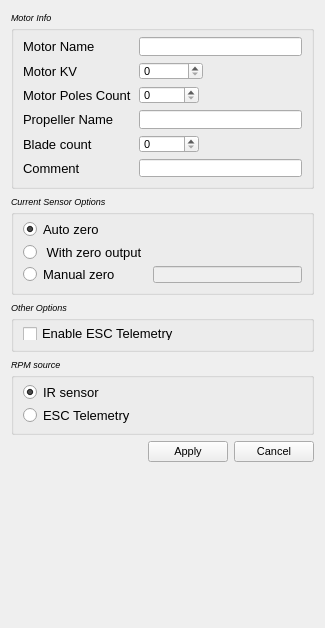
<?xml version="1.0" encoding="UTF-8"?>
<ui version="4.0">
 <class>FormMeasureSettings</class>
 <widget class="QWidget" name="FormMeasureSettings">
  <property name="geometry">
   <rect>
    <x>0</x>
    <y>0</y>
    <width>325</width>
    <height>628</height>
   </rect>
  </property>
  <property name="minimumSize">
   <size>
    <width>0</width>
    <height>374</height>
   </size>
  </property>
  <property name="windowTitle">
   <string>Form</string>
  </property>
  <layout class="QVBoxLayout" name="verticalLayout_3">
   <item>
    <widget class="QGroupBox" name="groupBox">
     <property name="minimumSize">
      <size>
       <width>0</width>
       <height>178</height>
      </size>
     </property>
     <property name="maximumSize">
      <size>
       <width>16777215</width>
       <height>178</height>
      </size>
     </property>
     <property name="font">
      <font>
       <pointsize>7</pointsize>
       <italic>true</italic>
      </font>
     </property>
     <property name="title">
      <string>Motor Info</string>
     </property>
     <layout class="QGridLayout" name="gridLayout">
      <item row="2" column="1">
       <layout class="QHBoxLayout" name="horizontalLayout_3">
        <item>
         <widget class="QSpinBox" name="spinMotorPolesCount">
          <property name="minimumSize">
           <size>
            <width>60</width>
            <height>0</height>
           </size>
          </property>
          <property name="font">
           <font>
            <pointsize>8</pointsize>
            <italic>false</italic>
           </font>
          </property>
         </widget>
        </item>
        <item>
         <spacer name="horizontalSpacer_4">
          <property name="orientation">
           <enum>Qt::Horizontal</enum>
          </property>
          <property name="sizeHint" stdset="0">
           <size>
            <width>40</width>
            <height>20</height>
           </size>
          </property>
         </spacer>
        </item>
       </layout>
      </item>
      <item row="1" column="1">
       <layout class="QHBoxLayout" name="horizontalLayout_2">
        <item>
         <widget class="QSpinBox" name="spinMotorKV">
          <property name="minimumSize">
           <size>
            <width>60</width>
            <height>0</height>
           </size>
          </property>
          <property name="font">
           <font>
            <pointsize>8</pointsize>
            <italic>false</italic>
           </font>
          </property>
          <property name="maximum">
           <number>100000</number>
          </property>
          <property name="singleStep">
           <number>100</number>
          </property>
         </widget>
        </item>
        <item>
         <spacer name="horizontalSpacer">
          <property name="orientation">
           <enum>Qt::Horizontal</enum>
          </property>
          <property name="sizeHint" stdset="0">
           <size>
            <width>40</width>
            <height>20</height>
           </size>
          </property>
         </spacer>
        </item>
       </layout>
      </item>
      <item row="0" column="1">
       <widget class="QLineEdit" name="editMotorName">
        <property name="minimumSize">
         <size>
          <width>100</width>
          <height>0</height>
         </size>
        </property>
        <property name="font">
         <font>
          <pointsize>9</pointsize>
          <italic>false</italic>
         </font>
        </property>
       </widget>
      </item>
      <item row="3" column="1">
       <widget class="QLineEdit" name="editPropName">
        <property name="font">
         <font>
          <pointsize>9</pointsize>
          <italic>false</italic>
         </font>
        </property>
       </widget>
      </item>
      <item row="5" column="0">
       <widget class="QLabel" name="label_6">
        <property name="font">
         <font>
          <pointsize>10</pointsize>
          <italic>false</italic>
         </font>
        </property>
        <property name="text">
         <string>Comment</string>
        </property>
       </widget>
      </item>
      <item row="5" column="1">
       <widget class="QLineEdit" name="editComment">
        <property name="font">
         <font>
          <pointsize>9</pointsize>
          <italic>false</italic>
         </font>
        </property>
       </widget>
      </item>
      <item row="3" column="0">
       <widget class="QLabel" name="label_5">
        <property name="font">
         <font>
          <pointsize>10</pointsize>
          <italic>false</italic>
         </font>
        </property>
        <property name="text">
         <string>Propeller Name</string>
        </property>
       </widget>
      </item>
      <item row="4" column="1">
       <layout class="QHBoxLayout" name="horizontalLayout">
        <item>
         <widget class="QSpinBox" name="spinBladeCount">
          <property name="minimumSize">
           <size>
            <width>60</width>
            <height>0</height>
           </size>
          </property>
          <property name="font">
           <font>
            <pointsize>8</pointsize>
            <italic>false</italic>
           </font>
          </property>
         </widget>
        </item>
        <item>
         <spacer name="horizontalSpacer_2">
          <property name="orientation">
           <enum>Qt::Horizontal</enum>
          </property>
          <property name="sizeHint" stdset="0">
           <size>
            <width>40</width>
            <height>20</height>
           </size>
          </property>
         </spacer>
        </item>
       </layout>
      </item>
      <item row="0" column="0">
       <widget class="QLabel" name="label_2">
        <property name="minimumSize">
         <size>
          <width>110</width>
          <height>0</height>
         </size>
        </property>
        <property name="font">
         <font>
          <pointsize>10</pointsize>
          <italic>false</italic>
         </font>
        </property>
        <property name="text">
         <string>Motor Name</string>
        </property>
       </widget>
      </item>
      <item row="1" column="0">
       <widget class="QLabel" name="label_3">
        <property name="minimumSize">
         <size>
          <width>110</width>
          <height>0</height>
         </size>
        </property>
        <property name="font">
         <font>
          <pointsize>10</pointsize>
          <italic>false</italic>
         </font>
        </property>
        <property name="text">
         <string>Motor KV</string>
        </property>
       </widget>
      </item>
      <item row="2" column="0">
       <widget class="QLabel" name="label_4">
        <property name="minimumSize">
         <size>
          <width>110</width>
          <height>0</height>
         </size>
        </property>
        <property name="font">
         <font>
          <pointsize>10</pointsize>
          <italic>false</italic>
         </font>
        </property>
        <property name="text">
         <string>Motor Poles Count</string>
        </property>
       </widget>
      </item>
      <item row="4" column="0">
       <widget class="QLabel" name="label">
        <property name="font">
         <font>
          <pointsize>10</pointsize>
          <italic>false</italic>
         </font>
        </property>
        <property name="text">
         <string>Blade count</string>
        </property>
       </widget>
      </item>
     </layout>
     <zorder>label_4</zorder>
     <zorder>label_2</zorder>
     <zorder>label</zorder>
     <zorder>label_3</zorder>
     <zorder>label_5</zorder>
     <zorder>editPropName</zorder>
     <zorder>editComment</zorder>
     <zorder>label_6</zorder>
     <zorder>editMotorName</zorder>
    </widget>
   </item>
   <item>
    <widget class="QGroupBox" name="groupBox_4">
     <property name="minimumSize">
      <size>
       <width>0</width>
       <height>100</height>
      </size>
     </property>
     <property name="maximumSize">
      <size>
       <width>16777215</width>
       <height>100</height>
      </size>
     </property>
     <property name="baseSize">
      <size>
       <width>0</width>
       <height>220</height>
      </size>
     </property>
     <property name="font">
      <font>
       <pointsize>7</pointsize>
       <italic>true</italic>
      </font>
     </property>
     <property name="title">
      <string>Current Sensor Options</string>
     </property>
     <layout class="QFormLayout" name="formLayout">
      <item row="0" column="0">
       <widget class="QRadioButton" name="radioButton_AutoZ">
        <property name="font">
         <font>
          <pointsize>10</pointsize>
          <italic>false</italic>
         </font>
        </property>
        <property name="text">
         <string>Auto zero</string>
        </property>
        <property name="checked">
         <bool>true</bool>
        </property>
       </widget>
      </item>
      <item row="0" column="1">
       <spacer name="horizontalSpacer_6">
        <property name="orientation">
         <enum>Qt::Horizontal</enum>
        </property>
        <property name="sizeHint" stdset="0">
         <size>
          <width>156</width>
          <height>16</height>
         </size>
        </property>
       </spacer>
      </item>
      <item row="1" column="0">
       <widget class="QRadioButton" name="radioButton_WithZ">
        <property name="font">
         <font>
          <pointsize>10</pointsize>
          <italic>false</italic>
         </font>
        </property>
        <property name="text">
         <string> With zero output</string>
        </property>
       </widget>
      </item>
      <item row="1" column="1">
       <spacer name="horizontalSpacer_5">
        <property name="orientation">
         <enum>Qt::Horizontal</enum>
        </property>
        <property name="sizeHint" stdset="0">
         <size>
          <width>156</width>
          <height>16</height>
         </size>
        </property>
       </spacer>
      </item>
      <item row="2" column="0">
       <widget class="QRadioButton" name="radioButton_ManualZ">
        <property name="font">
         <font>
          <pointsize>10</pointsize>
          <italic>false</italic>
         </font>
        </property>
        <property name="text">
         <string>Manual zero</string>
        </property>
       </widget>
      </item>
      <item row="2" column="1">
       <widget class="QLineEdit" name="lineEdit_ManualZ">
        <property name="enabled">
         <bool>false</bool>
        </property>
        <property name="readOnly">
         <bool>true</bool>
        </property>
       </widget>
      </item>
     </layout>
    </widget>
   </item>
   <item>
    <widget class="QGroupBox" name="groupBox_3">
     <property name="minimumSize">
      <size>
       <width>0</width>
       <height>51</height>
      </size>
     </property>
     <property name="maximumSize">
      <size>
       <width>16777215</width>
       <height>51</height>
      </size>
     </property>
     <property name="baseSize">
      <size>
       <width>0</width>
       <height>220</height>
      </size>
     </property>
     <property name="font">
      <font>
       <pointsize>7</pointsize>
       <italic>true</italic>
      </font>
     </property>
     <property name="title">
      <string>Other Options</string>
     </property>
     <layout class="QVBoxLayout" name="verticalLayout_2">
      <item>
       <widget class="QCheckBox" name="checkBox_EscTelem">
        <property name="font">
         <font>
          <pointsize>10</pointsize>
          <italic>false</italic>
         </font>
        </property>
        <property name="text">
         <string>Enable ESC Telemetry</string>
        </property>
       </widget>
      </item>
     </layout>
    </widget>
   </item>
   <item>
    <widget class="QGroupBox" name="groupBox_2">
     <property name="maximumSize">
      <size>
       <width>16777215</width>
       <height>77</height>
      </size>
     </property>
     <property name="sizeIncrement">
      <size>
       <width>0</width>
       <height>0</height>
      </size>
     </property>
     <property name="font">
      <font>
       <pointsize>7</pointsize>
       <italic>true</italic>
      </font>
     </property>
     <property name="title">
      <string>RPM source</string>
     </property>
     <layout class="QVBoxLayout" name="verticalLayout">
      <item>
       <widget class="QRadioButton" name="radioButton_Sensor">
        <property name="font">
         <font>
          <pointsize>10</pointsize>
          <italic>false</italic>
         </font>
        </property>
        <property name="text">
         <string>IR sensor</string>
        </property>
        <property name="checked">
         <bool>true</bool>
        </property>
       </widget>
      </item>
      <item>
       <widget class="QRadioButton" name="radioButton_Telem">
        <property name="font">
         <font>
          <pointsize>10</pointsize>
          <italic>false</italic>
         </font>
        </property>
        <property name="text">
         <string>ESC Telemetry</string>
        </property>
       </widget>
      </item>
     </layout>
    </widget>
   </item>
   <item>
    <layout class="QHBoxLayout" name="horizontalLayout_6">
     <item>
      <spacer name="horizontalSpacer_3">
       <property name="orientation">
        <enum>Qt::Horizontal</enum>
       </property>
       <property name="sizeHint" stdset="0">
        <size>
         <width>40</width>
         <height>20</height>
        </size>
       </property>
      </spacer>
     </item>
     <item>
      <widget class="QPushButton" name="btnSave">
       <property name="font">
        <font>
         <pointsize>8</pointsize>
         <italic>false</italic>
        </font>
       </property>
       <property name="text">
        <string>Apply</string>
       </property>
      </widget>
     </item>
     <item>
      <widget class="QPushButton" name="btnCancel">
       <property name="font">
        <font>
         <pointsize>8</pointsize>
         <italic>false</italic>
        </font>
       </property>
       <property name="text">
        <string>Cancel</string>
       </property>
      </widget>
     </item>
    </layout>
   </item>
   <item>
    <spacer name="verticalSpacer">
     <property name="orientation">
      <enum>Qt::Vertical</enum>
     </property>
     <property name="sizeHint" stdset="0">
      <size>
       <width>20</width>
       <height>2</height>
      </size>
     </property>
    </spacer>
   </item>
  </layout>
 </widget>
 <tabstops>
  <tabstop>editMotorName</tabstop>
  <tabstop>spinMotorKV</tabstop>
  <tabstop>spinMotorPolesCount</tabstop>
  <tabstop>editPropName</tabstop>
  <tabstop>spinBladeCount</tabstop>
  <tabstop>editComment</tabstop>
  <tabstop>checkBox_EscTelem</tabstop>
  <tabstop>radioButton_Sensor</tabstop>
  <tabstop>radioButton_Telem</tabstop>
  <tabstop>btnSave</tabstop>
  <tabstop>btnCancel</tabstop>
 </tabstops>
 <resources/>
 <connections>
  <connection>
   <sender>radioButton_ManualZ</sender>
   <signal>toggled(bool)</signal>
   <receiver>lineEdit_ManualZ</receiver>
   <slot>setEnabled(bool)</slot>
   <hints>
    <hint type="sourcelabel">
     <x>65</x>
     <y>273</y>
    </hint>
    <hint type="destinationlabel">
     <x>226</x>
     <y>273</y>
    </hint>
   </hints>
  </connection>
 </connections>
</ui>
